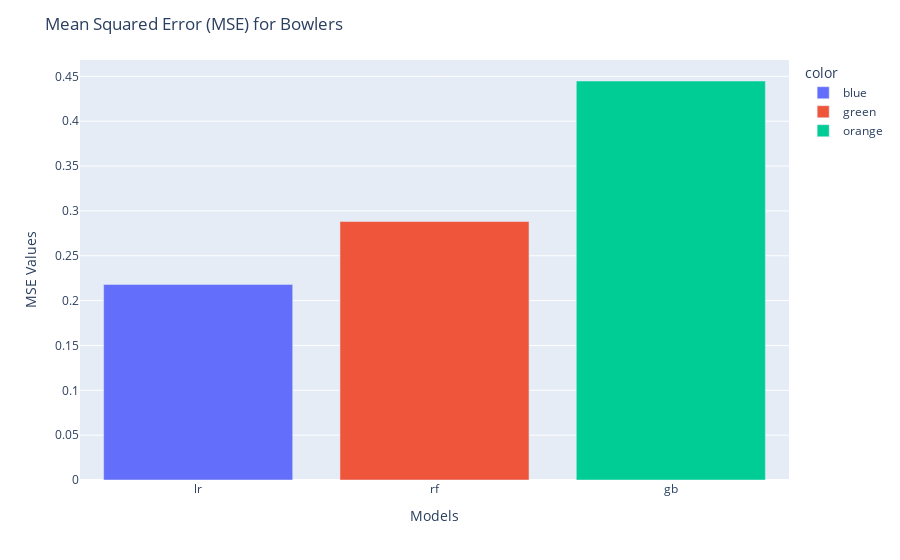

Notebook cell for this chart:
### Code cell
import plotly.express as px


# Store the MSE values and their corresponding labels
mse_values = [mse_lr_bowler, mse_rf_bowler, mse_gb_bowler]
labels = ['lr', 'rf', 'gb']

# Create a DataFrame for Plotly
data = {'Models': labels, 'MSE Values': mse_values}
df = pd.DataFrame(data)

# Create an interactive bar graph using Plotly
fig = px.bar(df, x='Models', y='MSE Values',color=['blue', 'green', 'orange'])
#fig.update_traces(texttemplate='%{text}', textposition='outside')
fig.update_layout(
    title='Mean Squared Error (MSE) for Bowlers',
    xaxis_title='Models',
    yaxis_title='MSE Values',
    hovermode='closest',
)

# Display the interactive graph
fig.show()

### Figure 1 — Plotly figure (JSON) as saved in the notebook; plotly's stock layout.template omitted (floating-point values rounded to 4 significant figures)
{"data": [{"alignmentgroup": "True", "hovertemplate": "color=blue<br>Models=%{x}<br>MSE Values=%{y}<extra></extra>", "legendgroup": "blue", "marker": {"color": "#636efa", "pattern": {"shape": ""}}, "name": "blue", "offsetgroup": "blue", "orientation": "v", "showlegend": true, "textposition": "auto", "type": "bar", "x": ["lr"], "xaxis": "x", "y": [0.2181], "yaxis": "y"}, {"alignmentgroup": "True", "hovertemplate": "color=green<br>Models=%{x}<br>MSE Values=%{y}<extra></extra>", "legendgroup": "green", "marker": {"color": "#EF553B", "pattern": {"shape": ""}}, "name": "green", "offsetgroup": "green", "orientation": "v", "showlegend": true, "textposition": "auto", "type": "bar", "x": ["rf"], "xaxis": "x", "y": [0.2881], "yaxis": "y"}, {"alignmentgroup": "True", "hovertemplate": "color=orange<br>Models=%{x}<br>MSE Values=%{y}<extra></extra>", "legendgroup": "orange", "marker": {"color": "#00cc96", "pattern": {"shape": ""}}, "name": "orange", "offsetgroup": "orange", "orientation": "v", "showlegend": true, "textposition": "auto", "type": "bar", "x": ["gb"], "xaxis": "x", "y": [0.4448], "yaxis": "y"}], "layout": {"barmode": "relative", "hovermode": "closest", "legend": {"title": {"text": "color"}, "tracegroupgap": 0}, "margin": {"t": 60}, "title": {"text": "Mean Squared Error (MSE) for Bowlers"}, "xaxis": {"anchor": "y", "domain": [0, 1], "title": {"text": "Models"}}, "yaxis": {"anchor": "x", "domain": [0, 1], "title": {"text": "MSE Values"}}}}
